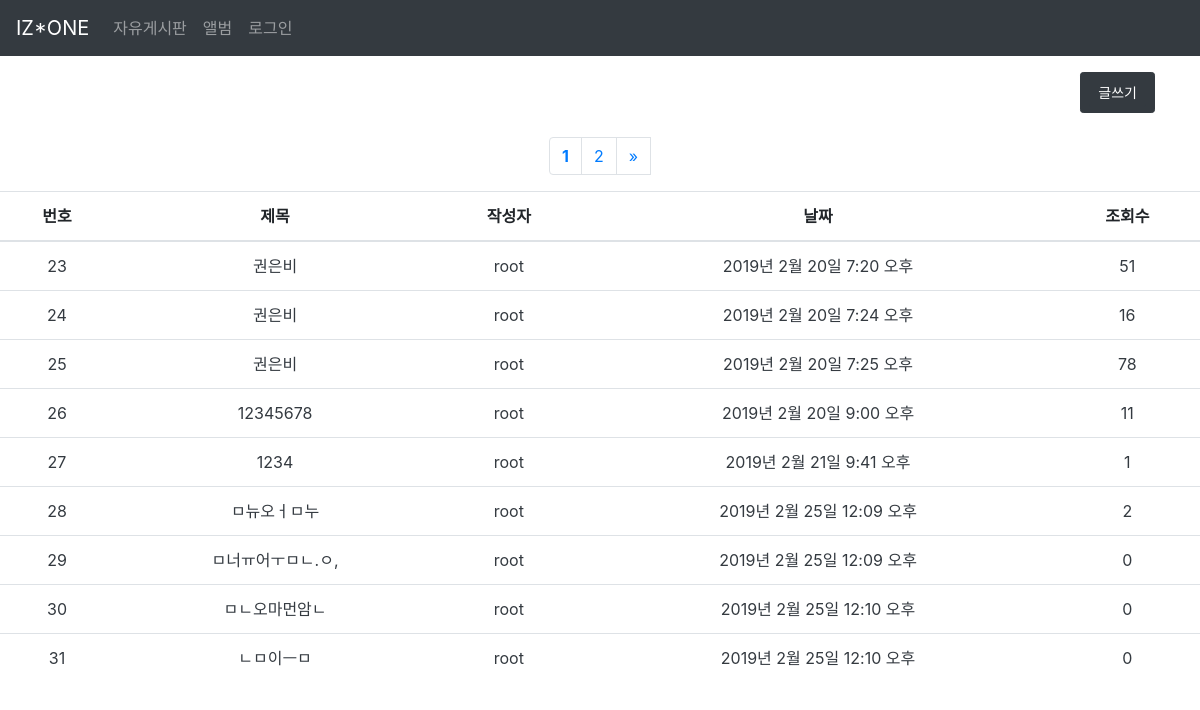
Page /post/ on the earlier database version.
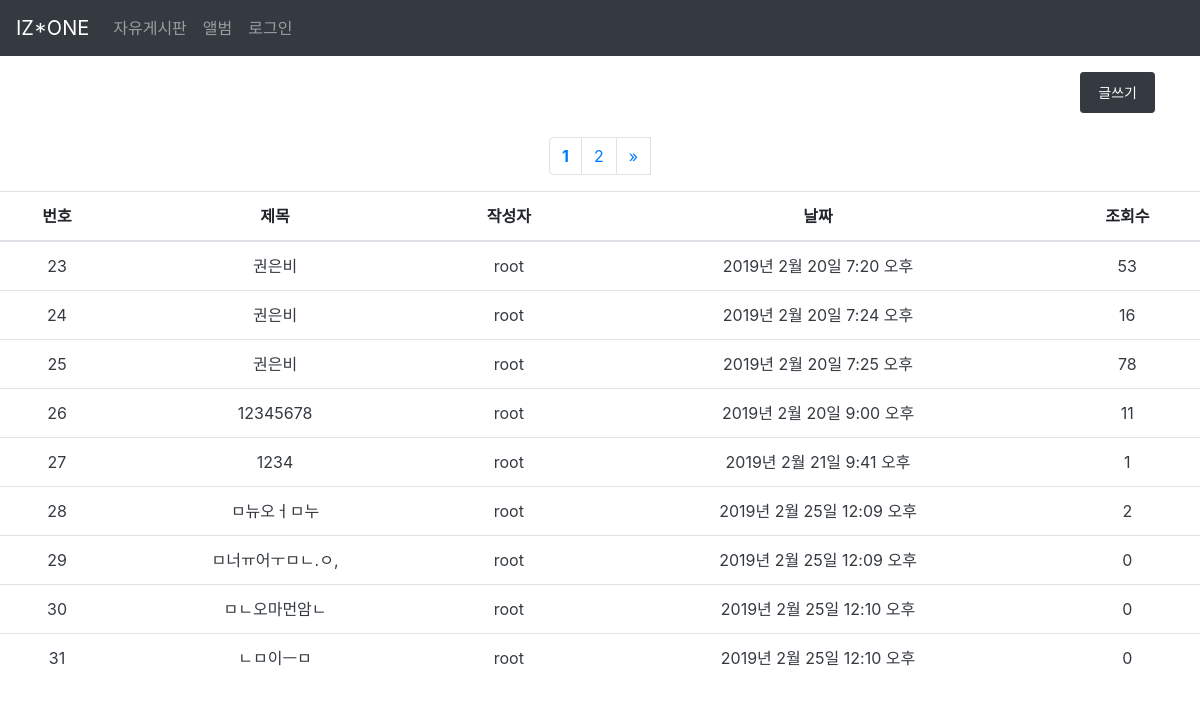
Same page on the later database version.
### hello/models.py (models this page shows)
class Post(models.Model):
    user = models.ForeignKey(settings.AUTH_USER_MODEL,on_delete=models.CASCADE, default=1)
    title = models.CharField(max_length=20)
    text = models.TextField()
    time = models.DateTimeField(auto_now_add=True)
    image = models.ImageField(upload_to='user_image',blank=True,null=True)
    post_hit = models.PositiveIntegerField(default=0)

### hello/views.py (the view)
# urls.py: path('post/' ,views.post, name='post' ),
def post(request):
    posts = Post.objects.all()
    paginator = Paginator(posts,9)    #페이지 네이션
    page = request.GET.get('page')
    posts = paginator.get_page(page)
    context = {'posts':posts}
    return render(request, 'post/post.html', context)

### hello/templates/post/post.html (shortened to what this page needs)
<!doctype html>
<html lang="ko">
  <head>
    <link rel="stylesheet" href="https://stackpath.bootstrapcdn.com/bootstrap/4.2.1/css/bootstrap.min.css">
    </head>
  <body>
        <nav class="navbar navbar-expand-sm navbar-dark bg-dark">
                <a href="/" class="navbar-brand">IZ*ONE</a>
                <div class="collapse navbar-collapse" id="collapsibleNavbar">
                    <ul class="navbar-nav">
                        <li class="nav-item"><a href="" class="nav-link">자유게시판</a></li>
                        <li class="nav-item"><a href="../album/" class="nav-link">앨범</a></li>
                        {% if user.is_authenticated %}
                        <li class="dropdown">
                                <a href="#" class="dropdown-toggle nav-link" data-toggle="dropdown" role="button" aria-haspopup="true" aria-expanded="false">{{user}}<span class="caret"></span></a>
                                <ul class="dropdown-menu bg-dark">
                            <li class="nav-item"><a href="../login/" class="nav-link">로그인</a></li>
                            <li class="nav-item"><a href="../logout/" class="nav-link">로그아웃</a></li>
                            {% else %}
                        <li class="nav-item"><a href="../login/" class="nav-link">로그인</a></li>
                            {% endif %}
                    </ul>
                </div>
            </nav>
                <p>
                    <div class="container-fluid">
                        <div class="row justify-content-end col-12">
                    <label class="btn btn-dark btn-sm">
                        <a href="../write/" class="btn btn-dark btn-sm">글쓰기</a>
                    </label>
                </div>
            </div>
                </p>
            <table class="table table-hover text-center">
                <thead>
                <tr>
                    <th>번호</th>
                    <th>제목</th>
                    <th>작성자</th>
                    <th>날짜</th>
                    <th>조회수</th>
                </tr>
                </thead>
                <tbody>
                        {%  for post in posts %}
                        <tr>
                                <td><a href="{% url 'index' pk=post.pk %}" class="text-dark">{{post.pk}}</td></a>
                                <td><a href="{% url 'index' pk=post.pk %}" class="text-dark">{{ post.title }}</td></a>
                                <td><a href="{% url 'index' pk=post.pk %}" class="text-dark">{{ post.user }}</td></a>
                                <td><a href="{% url 'index' pk=post.pk %}" class="text-dark">{{ post.time }}</td></a>
                                <td><a href="{% url 'index' pk=post.pk %}" class="text-dark">{{post.post_hit}}</td></a>
                            </tr>
                        {% endfor %}
                        <nav aria-label="Page navigation example" class="container">
                                <ul class="pagination row justify-content-center">
                        {% for num in posts.paginator.page_range %}
                            {% if posts.number == num %}
                            <li class="page-item">
                            <strong class="page-link">{{num}}</strong>
                        </li>
                            {% elif num > posts.number|add:'-2' and num < posts.number|add:'2' %}
                            <li class="page-item">
                            <a class="page-link" href="?page={{num}}">{{num}}</a>
                        </li>
                            {% endif %}
                        {% endfor %}
                        {% if posts.has_next %}
                        <a class="page-link" href="?page={{ posts.paginator.num_pages }}" aria-label="Next">
                                <span aria-hidden="true">&raquo;</span>
                        </a>
                        {% endif %}
                    </ul>
                    </nav>
                </tbody>
            </table>
    </body>

Differences in the rows shown:
changed Post "2019년 2월 20일 7:20 오후": post_hit "51" → "53"
